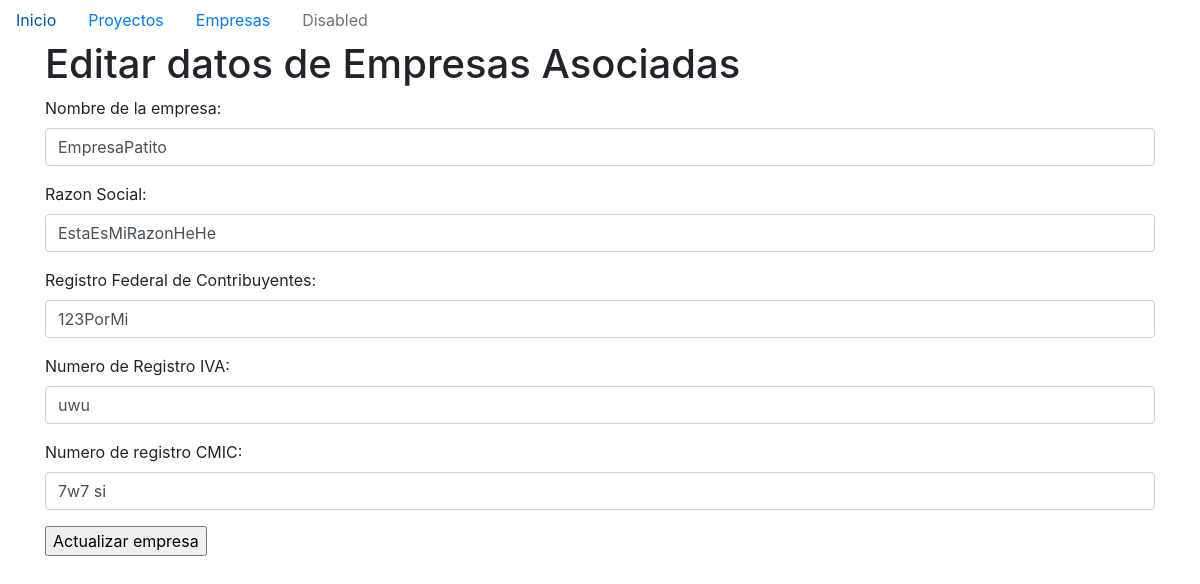
The app's page /empresas/editar/1, older data.
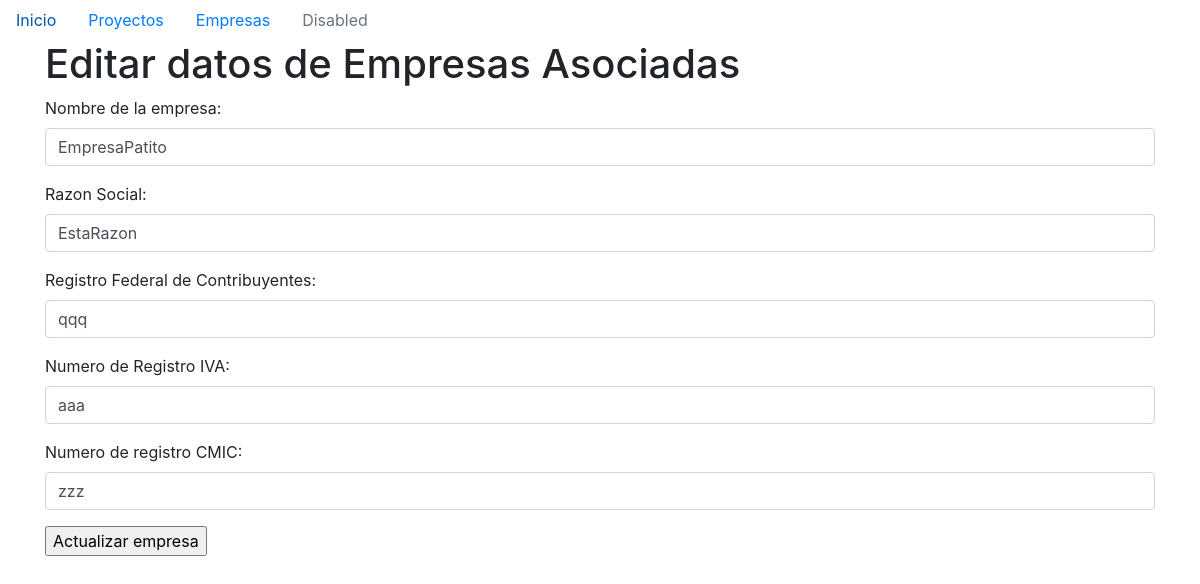
The same page, newer data.
### models/empresa.py (models this page shows)
class Empresa(db.Model):
    id = db.Column(db.Integer, primary_key=True)
    nombre = db.Column(db.String(50), nullable=False)
    razon_social = db.Column(db.String(50), nullable=False)
    rfc = db.Column(db.String(15), nullable=False)
    numero_iva = db.Column(db.String(20), nullable=False)
    cmic= db.Column(db.String(20), nullable=False)

### main.py (the view, shortened to what this page needs)
@app.route('/empresas/editar/<int:id>', methods=['GET', 'POST'])
def editar_empresa(id):
    empresa = Empresa.query.get(id)
    return render_template('edit_empresas.html',empresa=empresa)

### templates/edit_empresas.html (shortened to what this page needs)
{% extends 'base.html' %}
{% block content %}
<h1>Editar datos de Empresas Asociadas</h1>
<form action=/empresas/editar/{{empresa.id}} method="POST">
    <div class="form-group">
      <label for="nombre">Nombre de la empresa:</label>
      <input type="text" id="nombre" name="nombre" class="form-control" required value="{{empresa.nombre}}">
    </div>
    <div class="form-group">
        <label for="razon">Razon Social:</label>
        <input type="text" id="razon" name="razon" class="form-control" required value="{{empresa.razon_social}}">
      </div>
      <div class="form-group">
        <label for="rfc">Registro Federal de Contribuyentes:</label>
        <input type="text" id="rfc" name="rfc" class="form-control" required value="{{empresa.rfc}}">
      </div>
      <div class="form-group">
        <label for="no_iva">Numero de Registro IVA:</label>
        <input type="text" id="no_iva" name="no_iva" class="form-control" required value="{{empresa.numero_iva}}">
      </div>
      <div class="form-group">
        <label for="cmic">Numero de registro CMIC:</label>
        <input type="text" id="cmic" name="cmic" class="form-control" required value="{{empresa.cmic}}">
      </div>
    <input type="submit" name="accion" value="Actualizar empresa">
  </form>
{% endblock %}

Row changes from the older to the newer data that the page shows:
changed Empresa "EmpresaPatito": razon "EstaEsMiRazonHeHe" → "EstaRazon"; rfc "123PorMi" → "qqq"; no_iva "uwu" → "aaa"; cmic "7w7 si" → "zzz"
